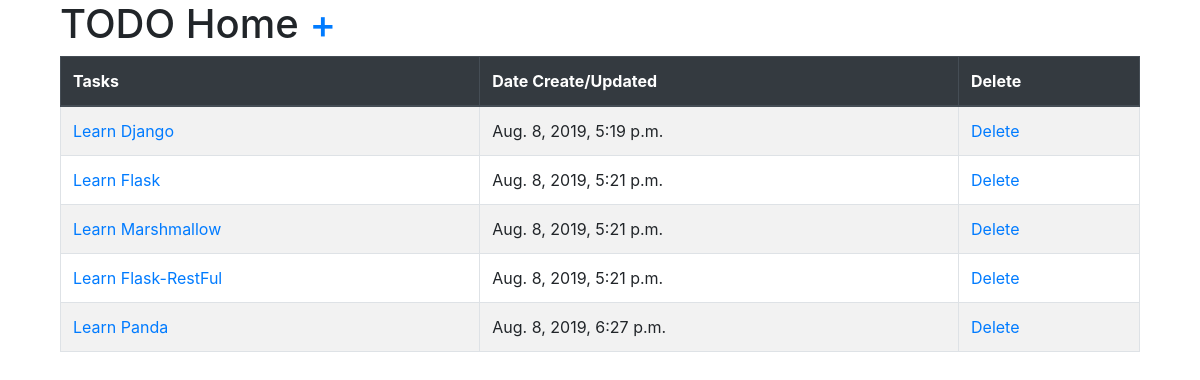
The page / on the database its author committed.
### home/models.py (models this page shows, shortened)
class Task(models.Model):
    task = models.CharField(max_length=100)
    date_updated = models.DateTimeField(default=timezone.now)

### home/views.py (the view)
# urls.py: path('', home_view.TaskListView.as_view(), name='home'),
class TaskListView(ListView):
    model = Task

### home/templates/home/task_list.html
{% extends 'home/base.html' %}
{% block content%}
    <div class="container">
        <h1>TODO Home <a href="{% url 'task-create'%}">+</a></h1>
        <table class="table table-striped table-bordered">
            <thead class="thead-dark">
                <tr>
                    <th>Tasks</th>
                    <th>Date Create/Updated</th>
                    <th>Delete</th>
                </tr>
            </thead>
            <tbody>
                {% for task in object_list %}
                    <tr>
                        <td><a href="{% url 'task-update' task.id %}">{{ task.task}}</a></td>
                        <td>{{ task.date_updated }}</td>
                        <td><a href="{% url 'task-delete' task.id %}">Delete</a></td>
                    </tr>
                {% endfor %}
            </tbody>
        </table>
    </div>
{% endblock content%}

### home/templates/home/base.html (shortened to what this page needs)
<!DOCTYPE html>
<html lang="en">
<head>
    <link rel="stylesheet" href="https://stackpath.bootstrapcdn.com/bootstrap/4.3.1/css/bootstrap.min.css">
</head>
<body>
    <div class="container">
        {% block content%}{% endblock content %}
    </div>
</body>
</html>

### rows shown on the page
Task: task "Learn Django", date_updated "Aug. 8, 2019, 5:19 p.m."
Task: task "Learn Flask", date_updated "Aug. 8, 2019, 5:21 p.m."
Task: task "Learn Marshmallow", date_updated "Aug. 8, 2019, 5:21 p.m."
Task: task "Learn Flask-RestFul", date_updated "Aug. 8, 2019, 5:21 p.m."
Task: task "Learn Panda", date_updated "Aug. 8, 2019, 6:27 p.m."
